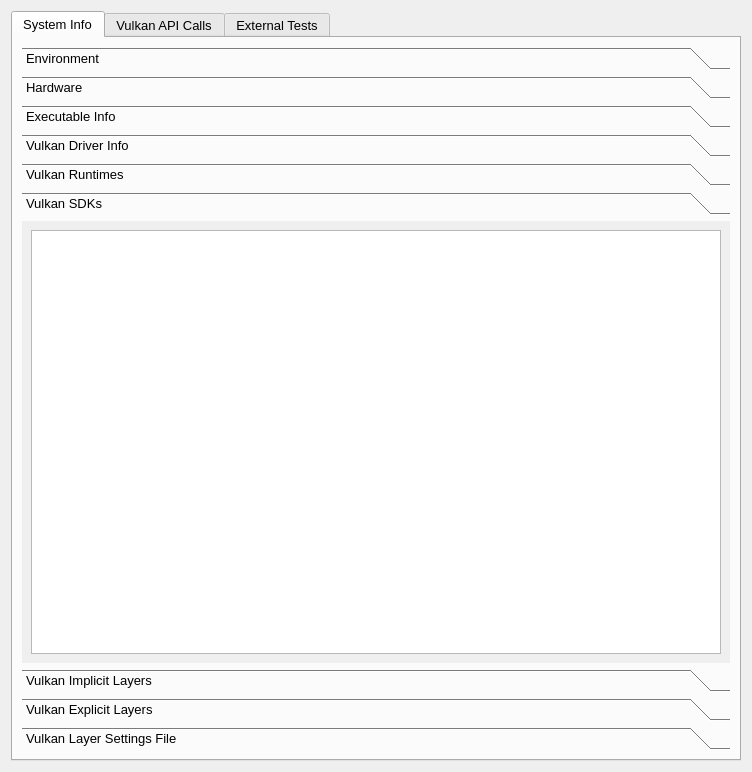
<?xml version="1.0" encoding="UTF-8"?>
<ui version="4.0">
 <class>dialog_vulkan_analysis</class>
 <widget class="QDialog" name="dialog_vulkan_analysis">
  <property name="geometry">
   <rect>
    <x>0</x>
    <y>0</y>
    <width>752</width>
    <height>772</height>
   </rect>
  </property>
  <property name="font">
   <font>
    <family>Arial</family>
    <pointsize>10</pointsize>
   </font>
  </property>
  <property name="windowTitle">
   <string>Vulkan Installation Analysis</string>
  </property>
  <layout class="QVBoxLayout" name="verticalLayout_2">
   <item>
    <layout class="QVBoxLayout" name="verticalLayout" stretch="0">
     <property name="spacing">
      <number>1</number>
     </property>
     <property name="sizeConstraint">
      <enum>QLayout::SetMaximumSize</enum>
     </property>
     <item>
      <widget class="QTabWidget" name="tabWidget">
       <property name="currentIndex">
        <number>0</number>
       </property>
       <widget class="QWidget" name="system">
        <attribute name="title">
         <string>System Info</string>
        </attribute>
        <layout class="QVBoxLayout" name="verticalLayout_3">
         <item>
          <widget class="QToolBox" name="systemInfo">
           <property name="currentIndex">
            <number>5</number>
           </property>
           <widget class="QWidget" name="environment">
            <property name="geometry">
             <rect>
              <x>0</x>
              <y>0</y>
              <width>708</width>
              <height>435</height>
             </rect>
            </property>
            <attribute name="label">
             <string>Environment</string>
            </attribute>
            <layout class="QHBoxLayout" name="horizontalLayout">
             <item>
              <widget class="QTableWidget" name="envTable">
               <property name="showGrid">
                <bool>true</bool>
               </property>
               <property name="wordWrap">
                <bool>true</bool>
               </property>
               <attribute name="horizontalHeaderVisible">
                <bool>false</bool>
               </attribute>
               <attribute name="verticalHeaderVisible">
                <bool>false</bool>
               </attribute>
              </widget>
             </item>
            </layout>
           </widget>
           <widget class="QWidget" name="hardware">
            <property name="geometry">
             <rect>
              <x>0</x>
              <y>0</y>
              <width>708</width>
              <height>435</height>
             </rect>
            </property>
            <attribute name="label">
             <string>Hardware</string>
            </attribute>
            <layout class="QHBoxLayout" name="horizontalLayout_2">
             <item>
              <widget class="QTableWidget" name="hardwareTable">
               <attribute name="horizontalHeaderVisible">
                <bool>false</bool>
               </attribute>
               <attribute name="verticalHeaderVisible">
                <bool>false</bool>
               </attribute>
              </widget>
             </item>
            </layout>
           </widget>
           <widget class="QWidget" name="execInfo">
            <property name="geometry">
             <rect>
              <x>0</x>
              <y>0</y>
              <width>708</width>
              <height>435</height>
             </rect>
            </property>
            <attribute name="label">
             <string>Executable Info</string>
            </attribute>
            <layout class="QHBoxLayout" name="horizontalLayout_3">
             <item>
              <widget class="QTableWidget" name="executableTable">
               <attribute name="horizontalHeaderVisible">
                <bool>false</bool>
               </attribute>
               <attribute name="verticalHeaderVisible">
                <bool>false</bool>
               </attribute>
              </widget>
             </item>
            </layout>
           </widget>
           <widget class="QWidget" name="vulkanDriverInfo">
            <property name="geometry">
             <rect>
              <x>0</x>
              <y>0</y>
              <width>708</width>
              <height>435</height>
             </rect>
            </property>
            <attribute name="label">
             <string>Vulkan Driver Info</string>
            </attribute>
            <layout class="QHBoxLayout" name="horizontalLayout_4">
             <item>
              <widget class="QTableWidget" name="vkDriverInfoTable">
               <attribute name="horizontalHeaderVisible">
                <bool>false</bool>
               </attribute>
               <attribute name="verticalHeaderVisible">
                <bool>false</bool>
               </attribute>
              </widget>
             </item>
            </layout>
           </widget>
           <widget class="QWidget" name="vulkanRuntimes">
            <property name="geometry">
             <rect>
              <x>0</x>
              <y>0</y>
              <width>708</width>
              <height>435</height>
             </rect>
            </property>
            <attribute name="label">
             <string>Vulkan Runtimes</string>
            </attribute>
            <layout class="QHBoxLayout" name="horizontalLayout_5">
             <item>
              <widget class="QTableWidget" name="vkRuntimesTable">
               <attribute name="horizontalHeaderVisible">
                <bool>false</bool>
               </attribute>
               <attribute name="verticalHeaderVisible">
                <bool>false</bool>
               </attribute>
              </widget>
             </item>
            </layout>
           </widget>
           <widget class="QWidget" name="lunarGSDKs">
            <property name="geometry">
             <rect>
              <x>0</x>
              <y>0</y>
              <width>708</width>
              <height>435</height>
             </rect>
            </property>
            <attribute name="label">
             <string>Vulkan SDKs</string>
            </attribute>
            <layout class="QHBoxLayout" name="horizontalLayout_6">
             <item>
              <widget class="QTableWidget" name="lunarGSDKTable">
               <attribute name="horizontalHeaderVisible">
                <bool>false</bool>
               </attribute>
               <attribute name="verticalHeaderVisible">
                <bool>false</bool>
               </attribute>
              </widget>
             </item>
            </layout>
           </widget>
           <widget class="QWidget" name="vulkanImplicitLayers">
            <property name="geometry">
             <rect>
              <x>0</x>
              <y>0</y>
              <width>708</width>
              <height>435</height>
             </rect>
            </property>
            <attribute name="label">
             <string>Vulkan Implicit Layers</string>
            </attribute>
            <layout class="QHBoxLayout" name="horizontalLayout_7">
             <item>
              <widget class="QTableWidget" name="implicitLayersTable">
               <attribute name="horizontalHeaderVisible">
                <bool>false</bool>
               </attribute>
               <attribute name="verticalHeaderVisible">
                <bool>false</bool>
               </attribute>
              </widget>
             </item>
            </layout>
           </widget>
           <widget class="QWidget" name="vulkanExplicitLayers">
            <property name="geometry">
             <rect>
              <x>0</x>
              <y>0</y>
              <width>708</width>
              <height>435</height>
             </rect>
            </property>
            <attribute name="label">
             <string>Vulkan Explicit Layers</string>
            </attribute>
            <layout class="QHBoxLayout" name="horizontalLayout_8">
             <item>
              <widget class="QTableWidget" name="explicitLayersTable">
               <attribute name="horizontalHeaderVisible">
                <bool>false</bool>
               </attribute>
               <attribute name="verticalHeaderVisible">
                <bool>false</bool>
               </attribute>
              </widget>
             </item>
            </layout>
           </widget>
           <widget class="QWidget" name="vulkanLayerSettings">
            <property name="geometry">
             <rect>
              <x>0</x>
              <y>0</y>
              <width>708</width>
              <height>435</height>
             </rect>
            </property>
            <attribute name="label">
             <string>Vulkan Layer Settings File</string>
            </attribute>
            <layout class="QHBoxLayout" name="horizontalLayout_9">
             <item>
              <widget class="QTableWidget" name="layerSettingsTable">
               <attribute name="horizontalHeaderVisible">
                <bool>false</bool>
               </attribute>
               <attribute name="verticalHeaderVisible">
                <bool>false</bool>
               </attribute>
              </widget>
             </item>
            </layout>
           </widget>
          </widget>
         </item>
        </layout>
       </widget>
       <widget class="QWidget" name="api">
        <attribute name="title">
         <string>Vulkan API Calls</string>
        </attribute>
        <layout class="QHBoxLayout" name="horizontalLayout_10">
         <item>
          <widget class="QToolBox" name="toolBoxAPI">
           <property name="currentIndex">
            <number>0</number>
           </property>
           <widget class="QWidget" name="instance">
            <property name="geometry">
             <rect>
              <x>0</x>
              <y>0</y>
              <width>708</width>
              <height>585</height>
             </rect>
            </property>
            <attribute name="label">
             <string>Instance</string>
            </attribute>
            <layout class="QHBoxLayout" name="horizontalLayout_11">
             <item>
              <widget class="QTableWidget" name="instanceTable">
               <attribute name="horizontalHeaderVisible">
                <bool>false</bool>
               </attribute>
               <attribute name="verticalHeaderVisible">
                <bool>false</bool>
               </attribute>
              </widget>
             </item>
            </layout>
           </widget>
           <widget class="QWidget" name="physicalDevices">
            <property name="geometry">
             <rect>
              <x>0</x>
              <y>0</y>
              <width>98</width>
              <height>89</height>
             </rect>
            </property>
            <attribute name="label">
             <string>Physical Devices</string>
            </attribute>
            <layout class="QHBoxLayout" name="horizontalLayout_12">
             <item>
              <widget class="QTableWidget" name="physicalDevicesTable">
               <attribute name="horizontalHeaderVisible">
                <bool>false</bool>
               </attribute>
               <attribute name="verticalHeaderVisible">
                <bool>false</bool>
               </attribute>
              </widget>
             </item>
            </layout>
           </widget>
           <widget class="QWidget" name="logicalDevices">
            <property name="geometry">
             <rect>
              <x>0</x>
              <y>0</y>
              <width>98</width>
              <height>89</height>
             </rect>
            </property>
            <attribute name="label">
             <string>Logical Devices</string>
            </attribute>
            <layout class="QHBoxLayout" name="horizontalLayout_14">
             <item>
              <widget class="QTableWidget" name="logicalDevicesTable">
               <attribute name="horizontalHeaderVisible">
                <bool>false</bool>
               </attribute>
               <attribute name="verticalHeaderVisible">
                <bool>false</bool>
               </attribute>
              </widget>
             </item>
            </layout>
           </widget>
           <widget class="QWidget" name="cleanup">
            <property name="geometry">
             <rect>
              <x>0</x>
              <y>0</y>
              <width>98</width>
              <height>89</height>
             </rect>
            </property>
            <attribute name="label">
             <string>Cleanup</string>
            </attribute>
            <layout class="QHBoxLayout" name="horizontalLayout_15">
             <item>
              <widget class="QTableWidget" name="cleanupTable">
               <attribute name="horizontalHeaderVisible">
                <bool>false</bool>
               </attribute>
               <attribute name="verticalHeaderVisible">
                <bool>false</bool>
               </attribute>
              </widget>
             </item>
            </layout>
           </widget>
          </widget>
         </item>
        </layout>
       </widget>
       <widget class="QWidget" name="tests">
        <attribute name="title">
         <string>External Tests</string>
        </attribute>
        <layout class="QHBoxLayout" name="horizontalLayout_13">
         <item>
          <widget class="QTableWidget" name="externalTestsTable">
           <attribute name="horizontalHeaderVisible">
            <bool>false</bool>
           </attribute>
           <attribute name="verticalHeaderVisible">
            <bool>false</bool>
           </attribute>
          </widget>
         </item>
        </layout>
       </widget>
      </widget>
     </item>
    </layout>
   </item>
  </layout>
 </widget>
 <resources/>
 <connections/>
</ui>
